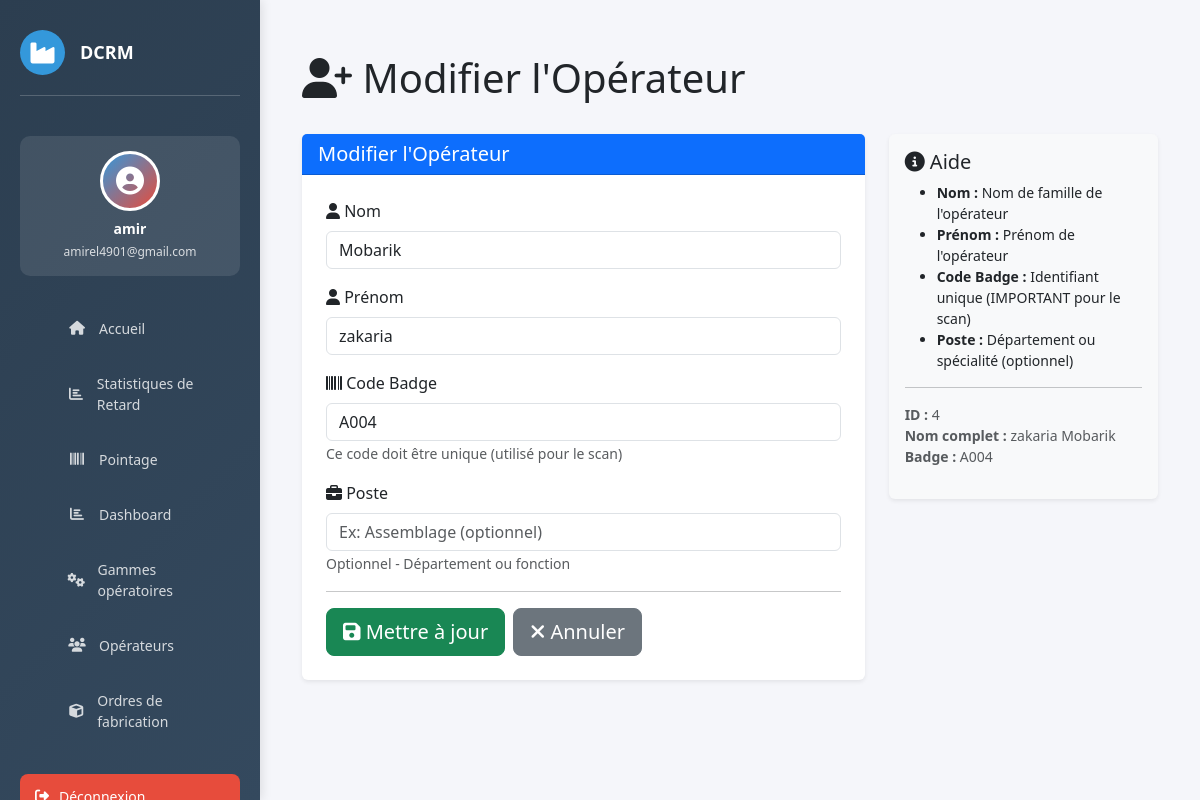
/operateur/4/modifier/ (signed in), run on the app's committed database.
### website/models.py (models this page shows, shortened)
class Operateur(models.Model):
    nom        = models.CharField(max_length=100)
    prenom     = models.CharField(max_length=100)
    code_badge = models.CharField(max_length=50, unique=True)
    poste      = models.CharField(max_length=100, blank=True)

### website/views.py (the view)
# urls.py: path('operateur/<int:id>/modifier/', views.operateur_form, name='modifier_operateur'),
@login_required(login_url='home')
def operateur_form(request, id=None):
    operateur = get_object_or_404(Operateur, id=id) if id else None
    titre = "Modifier l'Opérateur" if operateur else "Ajouter un Opérateur"
    if request.method == 'POST':
        form = OperateurForm(request.POST, instance=operateur)
        if form.is_valid():
            form.save()
            msg = "modifié" if operateur else "ajouté"
            messages.success(request, f"✅ Opérateur {msg} avec succès!")
            return redirect('operateur_list')
    else:
        form = OperateurForm(instance=operateur)
    return render(request, 'operateur/operateur_form.html', {'form': form, 'titre': titre, 'operateur': operateur})

### website/forms.py
class OperateurForm(forms.ModelForm):
    class Meta:
        model = Operateur
        fields = ['nom', 'prenom', 'code_badge', 'poste']
        widgets = {
            'nom': forms.TextInput(attrs={
                'class': 'form-control',
                'placeholder': 'Ex: Dupont'
            }),
            'prenom': forms.TextInput(attrs={
                'class': 'form-control',
                'placeholder': 'Ex: Jean'
            }),
            'code_badge': forms.TextInput(attrs={
                'class': 'form-control',
                'placeholder': 'Ex: A001'
            }),
            'poste': forms.TextInput(attrs={
                'class': 'form-control',
                'placeholder': 'Ex: Assemblage (optionnel)',
                'required': False
            }),
        }

### website/templates/operateur/operateur_form.html (shortened to what this page needs)
{% extends 'base.html' %}
{% load static %}
{% block content %}
<div class="container mt-4">
    <div class="row mb-4">
        <div class="col-md-8">
            <h1 class="display-6">
                <i class="fas fa-user-plus"></i> {{ titre }}
            </h1>
        </div>
    </div>
    <div class="row">
        <div class="col-lg-8">
            <div class="card border-0 shadow-sm">
                <div class="card-header bg-primary text-white">
                    <h5 class="mb-0">{{ titre }}</h5>
                </div>
                <div class="card-body p-4">
                    <form method="POST" novalidate>
                        <div class="mb-3">
                            <label class="form-label">
                                <i class="fas fa-user"></i> Nom
                            </label>
                            {% if form.nom.errors %}
                                <input type="text" name="nom" class="form-control is-invalid"
                                       value="{{ form.nom.value|default:'' }}" required>
                                <div class="invalid-feedback">
                                    {{ form.nom.errors.0 }}
                                </div>
                            {% else %}
                                <input type="text" name="nom" class="form-control"
                                       placeholder="Ex: Dupont"
                                       value="{{ form.nom.value|default:'' }}" required>
                            {% endif %}
                        </div>
                        <div class="mb-3">
                            <label class="form-label">
                                <i class="fas fa-user"></i> Prénom
                            </label>
                            {% if form.prenom.errors %}
                                <input type="text" name="prenom" class="form-control is-invalid"
                                       value="{{ form.prenom.value|default:'' }}" required>
                                <div class="invalid-feedback">
                                    {{ form.prenom.errors.0 }}
                                </div>
                            {% else %}
                                <input type="text" name="prenom" class="form-control"
                                       placeholder="Ex: Jean"
                                       value="{{ form.prenom.value|default:'' }}" required>
                            {% endif %}
                        </div>
                        <div class="mb-3">
                            <label class="form-label">
                                <i class="fas fa-barcode"></i> Code Badge
                            </label>
                            {% if form.code_badge.errors %}
                                <input type="text" name="code_badge" class="form-control is-invalid"
                                       value="{{ form.code_badge.value|default:'' }}" required>
                                <div class="invalid-feedback">
                                    {{ form.code_badge.errors.0 }}
                                </div>
                            {% else %}
                                <input type="text" name="code_badge" class="form-control"
                                       placeholder="Ex: A001 (doit être unique)"
                                       value="{{ form.code_badge.value|default:'' }}" required>
                            {% endif %}
                            <small class="text-muted">Ce code doit être unique (utilisé pour le scan)</small>
                        </div>
                        <div class="mb-3">
                            <label class="form-label">
                                <i class="fas fa-briefcase"></i> Poste
                            </label>
                            {% if form.poste.errors %}
                                <input type="text" name="poste" class="form-control is-invalid"
                                       value="{{ form.poste.value|default:'' }}">
                                <div class="invalid-feedback">
                                    {{ form.poste.errors.0 }}
                                </div>
                            {% else %}
                                <input type="text" name="poste" class="form-control"
                                       placeholder="Ex: Assemblage (optionnel)"
                                       value="{{ form.poste.value|default:'' }}">
                            {% endif %}
                            <small class="text-muted">Optionnel - Département ou fonction</small>
                        </div>
                        <hr>
                        <div class="d-flex gap-2">
                            <button type="submit" class="btn btn-success btn-lg">
                                <i class="fas fa-save"></i>
                                {% if operateur %}Mettre à jour{% else %}Ajouter{% endif %}
                            </button>
                            <a href="{% url 'operateur_list' %}" class="btn btn-secondary btn-lg">
                                <i class="fas fa-times"></i> Annuler
                            </a>
                        </div>
                    </form>
                </div>
            </div>
        </div>
        <div class="col-lg-4">
            <div class="card border-0 shadow-sm bg-light">
                <div class="card-body">
                    <h5 class="card-title">
                        <i class="fas fa-info-circle"></i> Aide
                    </h5>
                    <ul class="small">
                        <li><strong>Nom :</strong> Nom de famille de l'opérateur</li>
                        <li><strong>Prénom :</strong> Prénom de l'opérateur</li>
                        <li><strong>Code Badge :</strong> Identifiant unique (IMPORTANT pour le scan)</li>
                        <li><strong>Poste :</strong> Département ou spécialité (optionnel)</li>
                    </ul>
                    {% if operateur %}
                    <hr>
                    <p class="small text-muted">
                        <strong>ID :</strong> {{ operateur.id }}<br>
                        <strong>Nom complet :</strong> {{ operateur.prenom }} {{ operateur.nom }}<br>
                        <strong>Badge :</strong> {{ operateur.code_badge }}
                    </p>
                    {% endif %}
                </div>
            </div>
        </div>
    </div>
</div>
{% endblock %}

### website/templates/base.html (shortened to what this page needs)
{% load static %}
<!DOCTYPE html>
<html lang="fr">
<head>
    <link href="https://cdn.jsdelivr.net/npm/bootstrap@5.3.0/dist/css/bootstrap.min.css" rel="stylesheet">
    <link rel="stylesheet" href="https://cdnjs.cloudflare.com/ajax/libs/font-awesome/6.4.0/css/all.min.css">
</head>
<body>
    {% if user.is_authenticated %}
    <aside class="sidebar">
        <div class="sidebar-header">
            <div class="logo">
                <i class="fas fa-industry"></i>
            </div>
            <h3>DCRM</h3>
        </div>
        <div class="user-profile">
            <div class="user-avatar">
                <i class="fas fa-user-circle"></i>
            </div>
            <h6>{{ user.first_name|default:user.username }}</h6>
            <p>{{ user.email }}</p>
        </div>
        <ul class="sidebar-menu">
            <li>
                <a href="{% url 'dashboard_home' %}">
                    <i class="fas fa-home"></i>
                    <span>Accueil</span>
                </a>
            </li>
             <li>
                <a href="{% url 'list_retard' %}">
                    <i class="fas fa-chart-bar"></i>
                    <span>Statistiques de Retard</span>
                </a>
            </li>
            <li>
                <a href="{% url 'pointage' %}">
                    <i class="fas fa-barcode"></i>
                    <span>Pointage</span>
                </a>
            </li>
            <li>
                <a href="{% url 'dashboard' %}">
                    <i class="fas fa-chart-bar"></i>
                    <span>Dashboard</span>
                </a>
            </li>
            <li>
                <a href="{% url 'gammes_list' %}">
                    <i class="fas fa-cogs"></i>
                    <span>Gammes opératoires</span>
                </a>
            </li>
            <li>
                <a href="{% url 'operateur_list' %}">
                    <i class="fas fa-users"></i>
                    <span>Opérateurs</span>
                </a>
            </li>
            <li>
                <a href="{% url 'of_list' %}">
                    <i class="fas fa-cube"></i>
                    <span>Ordres de fabrication</span>
                </a>
            </li>
        </ul>
        <a href="{% url 'logout' %}" class="logout-btn">
            <i class="fas fa-sign-out-alt"></i>
            <span>Déconnexion</span>
        </a>
    </aside>
    {% endif %}
    <div class="main-content">
        {% block content %}
        {% endblock %}
    </div>
</body>
</html>

### website/templates/base.html (style rules this page uses)
:root { --primary: #2c3e50; --secondary: #3498db; --danger: #e74c3c; --success: #27ae60; --warning: #f39c12; }
* { margin: 0; padding: 0; box-sizing: border-box; }
body { font-family: 'Segoe UI', Tahoma, Geneva, Verdana, sans-serif; background-color: #f5f6fa; }
.sidebar { position: fixed; top: 0; left: 0; height: 100vh; width: 260px; background: linear-gradient(135deg, var(--primary) 0%, #34495e 100%); color: white; padding: 30px 20px; overflow-y: auto; box-shadow: 2px 0 10px rgba(0,0,0,0.1); z-index: 1000; }
.sidebar-header { display: flex; align-items: center; gap: 15px; margin-bottom: 40px; padding-bottom: 20px; border-bottom: 1px solid rgba(255,255,255,0.2); }
.sidebar-header .logo { width: 45px; height: 45px; background: var(--secondary); border-radius: 50%; display: flex; align-items: center; justify-content: center; font-size: 24px; }
.sidebar-header h3 { font-size: 18px; font-weight: 700; margin: 0; }
.user-profile { background: rgba(255,255,255,0.1); padding: 15px; border-radius: 10px; margin-bottom: 30px; text-align: center; }
.user-avatar { width: 60px; height: 60px; background: linear-gradient(135deg, var(--secondary), var(--danger)); border-radius: 50%; margin: 0 auto 10px; display: flex; align-items: center; justify-content: center; font-size: 28px; border: 3px solid white; }
.user-profile h6 { margin: 10px 0 5px; font-weight: 600; font-size: 14px; }
.user-profile p { margin: 0; font-size: 12px; opacity: 0.8; }
.sidebar-menu { list-style: none; margin-bottom: 30px; }
.sidebar-menu li { margin-bottom: 10px; }
.sidebar-menu a { display: flex; align-items: center; gap: 12px; padding: 12px 15px; color: rgba(255,255,255,0.8); text-decoration: none; border-radius: 8px; transition: all 0.3s ease; font-size: 14px; }
.sidebar-menu i { width: 20px; text-align: center; }
.logout-btn { display: flex; align-items: center; gap: 10px; width: 100%; padding: 12px 15px; background: var(--danger); color: white; border: none; border-radius: 8px; cursor: pointer; font-size: 14px; transition: all 0.3s ease; text-align: left; }
.main-content { margin-left: 260px; padding: 30px; min-height: 100vh; }

### data on the page
Operateur: nom "Mobarik", prenom "zakaria", code_badge "A004", id "4"

### other printed values
{{ user.first_name|default:user.username }} "amir"
{{ user.email }} "amirel4901@gmail.com"
{{ titre }} "Modifier l'Opérateur"
